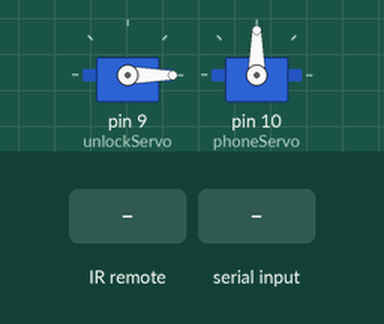
Bench run of a sketch on a simulated Arduino Uno, built with avr-gcc and run on an emulated ATmega328P. Parts: 2 × servo. Inputs (shaded band) come from the test bench.

Above: at 1.4 s.
1.5 s: infrared code 0xFF30CF received
At 1.98 s:
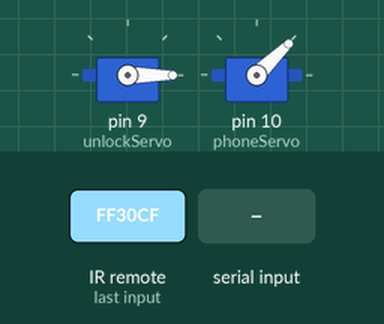
At 3.35 s:
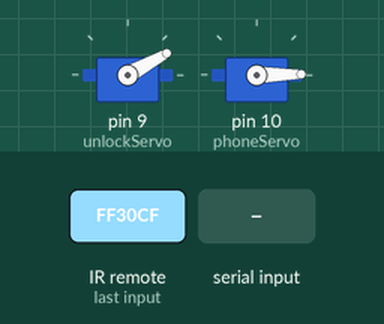
4.5 s: "open" received over Serial
At 6.2 s:
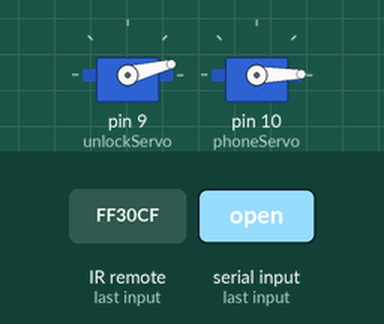
Timing chart, 0 to 9.2 s (numbered marks = the images above; inputs shaded):
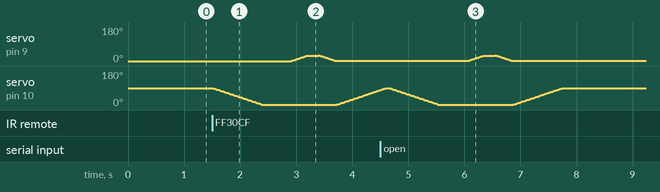

The sketch:

servo.ino
```cpp
/**
 * servo controll program
 *
 * @author dongyado<dongyado@gmail.com>
 */

#include<Servo.h>
#include <IRremote.h>

Servo unlockServo;
Servo phoneServo;

int RECV_PIN=11;
IRrecv irrecv(RECV_PIN);
decode_results results;

int pos = 0;

int maxPhonePos  = 90;
int maxUnlockPos = 30;

String comdata = "";

void setup() {

    Serial.begin(9600);
    irrecv.enableIRIn();

    // connect
    unlockServo.attach(9);
    phoneServo.attach(10);

    //reset
    unlockServo.write(0);
    phoneServo.write(maxPhonePos);

    delay(200);

    // disconnect
    unlockServo.detach();
    phoneServo.detach();
}

/**
 * return key according the irremote code
 */
char returnKey(unsigned long value) {
      switch (value) {
        case 0xFF6897:
          return '0';
        case 0xFF30CF:
          return '1';
        case 0xFF18E7:
          return  '2';
        case 0xFF7A85:
        return  '3';
        case 0xFF10EF:
        return  '4';
        case 0xFF38C7:
        return  '5';
        case 0xFF5AA5:
        return  '6';
        case 0xFF42BD:
        return  '7';
        case 0xFF4AB5:
        return  '8';
        case 0xFF52AD:
        return  '9';
      }
}

// phone status
int phoneStatus = 0; // 0 - down, 1 - up

/**
 * phone operation
 */
void getPhone() {
        // connect
        phoneServo.attach(10);

        // get the phone up
        if (phoneStatus == 0) {
            for (pos = maxPhonePos; pos >= 1; pos -=1 ){
              phoneServo.write(pos);
              delay(10);
            }

            phoneStatus = 1;

            delay(20000);
            getPhone();
        } else if (phoneStatus == 1) {

            for (pos = 1; pos < maxPhonePos; pos+=1) {
                phoneServo.write(pos);
                delay(10);
            }

            phoneStatus = 0;
        }

        // disconnect
        phoneServo.detach();
}

/**
 * open the door
 * get phone ->  press the unlock key -> hang up the phone
 */
void openDoor() {
          // connect
        unlockServo.attach(9);
        phoneServo.attach(10);


        // get the phone up
        for (pos = maxPhonePos; pos >= 1; pos -=1 ){
          phoneServo.write(pos);
          delay(10);
        }


        delay(500);

        // press the button of open door
        for (pos = 1; pos < maxUnlockPos; pos+=1) {
            unlockServo.write(pos);
            delay(10);
        }

        delay(200);

        //release the unlock button
        for (pos = maxUnlockPos; pos >= 1; pos -=1 ){
          unlockServo.write(pos);
          delay(10);
        }


        // get the phone down
        for (pos = 1; pos < maxPhonePos; pos+=1) {
            phoneServo.write(pos);
            delay(10);
        }

        //Serial.println(comdata);

        // disconnect
        unlockServo.detach();
        phoneServo.detach();
}

// global key
char key = '0';
void loop() {

    // irremote control
    if(irrecv.decode(&results)) {
        if (results.value != -1 ) {
            key = returnKey(results.value);

            if ( key == '1') {
                comdata = "open";
            } else if (key == '2') {
                comdata = "getphone";
            }
      }
      irrecv.resume();
   }

    // serial control
    while (Serial.available() > 0)
    {
        comdata += char(Serial.read());
        delay(10);
    }

    if (comdata.length() > 0)
    {
          if (comdata == "open") {
            openDoor();
          } else if (comdata == "getphone") {
            getPhone();
          }
    }


    delay(10);
    comdata = "";
}
```

Measured:
- after the input at 1.5 s, servo on pin 9 (unlockServo): rises from 0° to 30° in 0.49 s, then falls to 1° in 0.29 s
- after the input at 4.5 s, servo on pin 9 (unlockServo): rises from 1° to 30° in 0.48 s, then falls to 1° in 0.29 s
